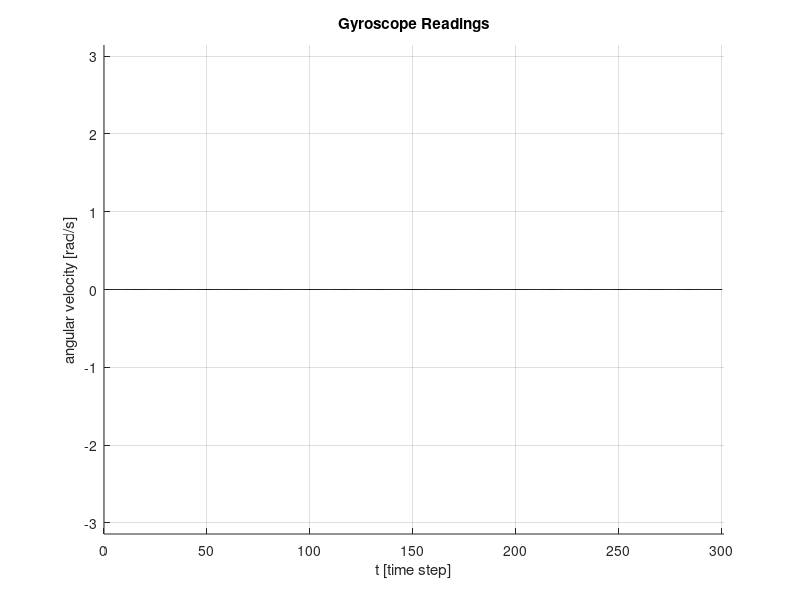

Here is the MATLAB script that generated this plot:
function h = accel_plot(varargin)
% graphical visualization of the program

if nargin < 1
  t = 'Gyroscope Readings';
elseif nargin < 2
  t = varargin{1};
elseif nargin < 3
  t = varargin{1};
  axes(varargin{2});
end

h.init = @init;
h.update = @update;
h.plot_pose = @plot_pose;

h.n = 300;

init(t);


  function init(t)
    
    h.pose = [];

    % gyro display
    h.Axes = gca;
    title(t);
    xlabel('t [time step]');
    ylabel('angular velocity [rad/s]');
    axis([0, h.n+1, -pi, pi]); 
    grid on;
    hold on;

    % initialize gyro plot
    h.data = zeros(3,h.n); 
    h.xPlot = plot([1:h.n], h.data(1,:), 'r-');
    h.yPlot = plot([1:h.n], h.data(2,:), 'g-');
    h.zPlot = plot([1:h.n], h.data(3,:), 'b-');

  end

  function update(xyz)
    h.data(:,1:end-1) = h.data(:,2:end);
    h.data(:,end) = xyz(:);

    set(h.xPlot, 'YData', h.data(1,:));
    set(h.yPlot, 'YData', h.data(2,:));
    set(h.zPlot, 'YData', h.data(3,:));
  end

end

